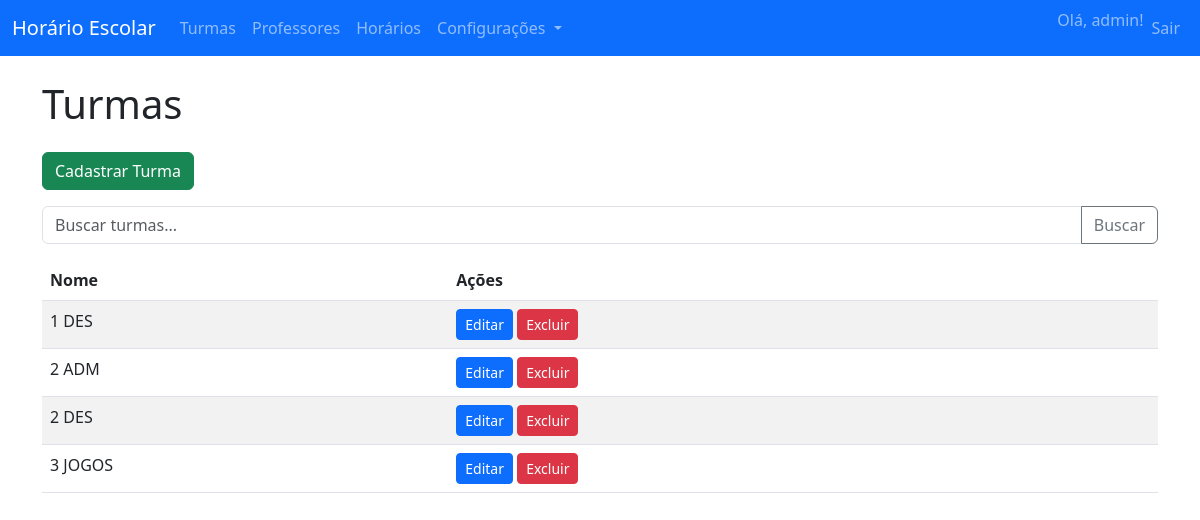
/turmas/ (signed in), run on an earlier commit of the app's database.
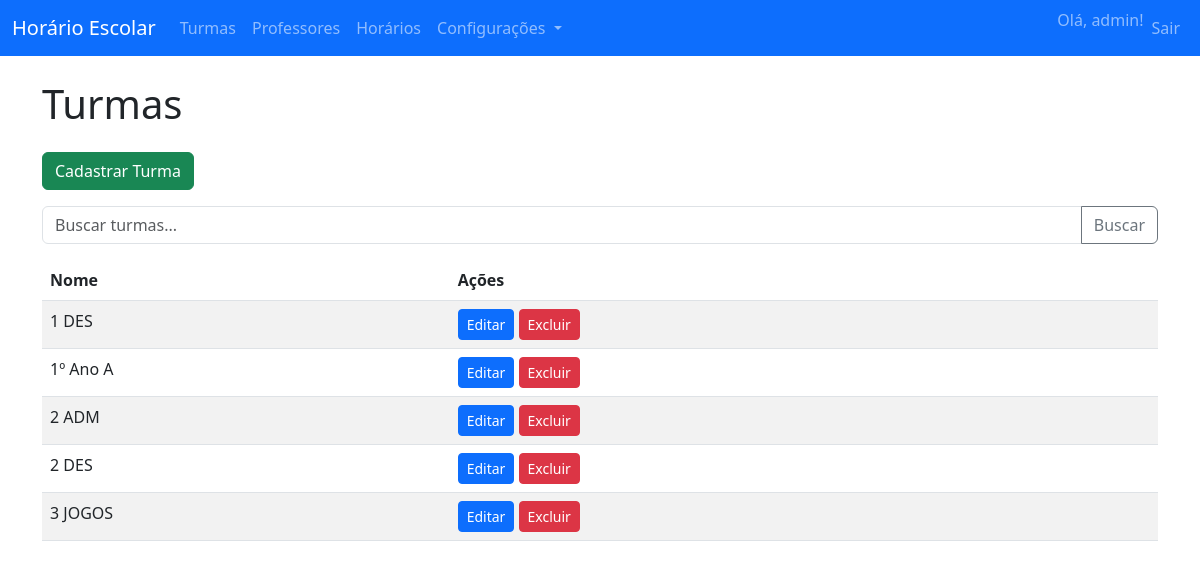
And on a later commit of the database.
### core/models.py (models this page shows, shortened)
class Turma(models.Model):
	nome = models.CharField(max_length=100)

### core/views.py (the view)
# urls.py: path('turmas/', views.lista_turmas, name='lista_turmas'),
@login_required
def lista_turmas(request):
    query = request.GET.get('q', '')
    turmas = Turma.objects.all().order_by('nome')
    if query:
        turmas = turmas.filter(nome__icontains=query)
    paginator = Paginator(turmas, 10)  # 10 itens por página
    page_number = request.GET.get('page')
    page_obj = paginator.get_page(page_number)
    return render(request, 'core/lista_turmas.html', {
        'page_obj': page_obj,
        'query': query
    })

### core/templates/core/lista_turmas.html (shortened to what this page needs)
{% extends 'core/base.html' %}
{% block content %}
<h1 class="mb-4">Turmas</h1>
<a href="{% url 'cadastrar_turma' %}" class="btn btn-success mb-3">Cadastrar Turma</a>
<form method="get" class="mb-3">
  <div class="input-group">
    <input type="text" class="form-control" name="q" value="{{ query }}" placeholder="Buscar turmas...">
    <button class="btn btn-outline-secondary" type="submit">
       Buscar
    </button>
  </div>
</form>
<table class="table table-striped">
  <thead>
    <tr>
      <th>Nome</th>
      <th>Ações</th>
    </tr>
  </thead>
  <tbody>
    {% for turma in page_obj %}
      <tr>
        <td>{{ turma.nome }}</td>
        <td>
          <a href="{% url 'editar_turma' turma.pk %}" class="btn btn-primary btn-sm">Editar</a>
          <a href="{% url 'excluir_turma' turma.pk %}" class="btn btn-danger btn-sm">Excluir</a>
        </td>
      </tr>
    {% empty %}
      <tr><td colspan="2">Nenhuma turma cadastrada.</td></tr>
    {% endfor %}
  </tbody>
</table>
{% endblock %}

What changed in the data, as far as the page shows it:
added Turma: nome "1º Ano A"
